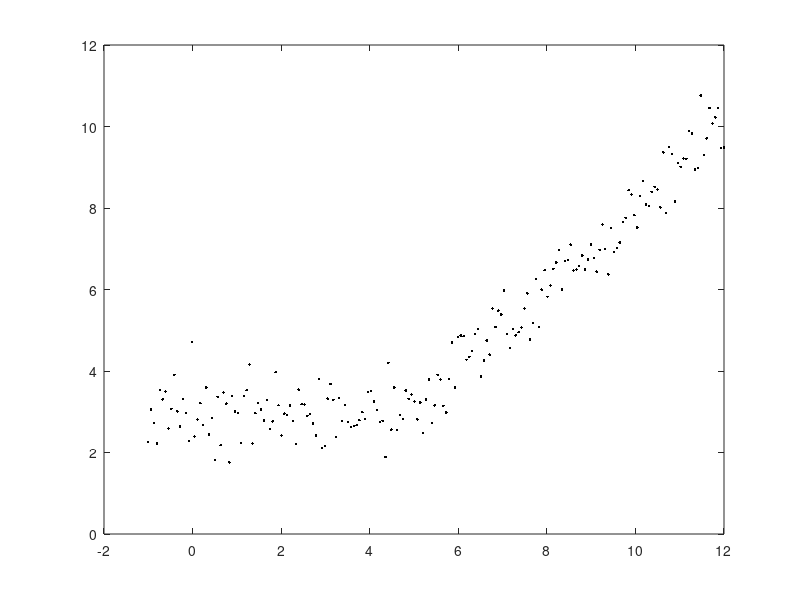

The MATLAB source for this figure: (Note: this script raises an error after producing the figure.)
%% Single Variable tropical rational function fitting tests
% Section 1: Fitting Tropical line Using alternating method
% Section 2: Fitting Tropical rational function using alternating method
% Section 3: Fitting sine curve using alternating method
% Section 4: Fitting sine curve using gradient approximation

%% Section 1: Piecewise linear function
x = linspace(-1,12,200); 
y = max(x-2,3);
x = x'; y = y'; 
y1 = y + 0.5*randn(size(y));

figure(1)
plot(x,y1,'k.')
hold on
for max_iter = [1 5 25]
    [num_coeffs, den_coeffs] = trop_rat_fit(x,y1,max_iter,2);
    fit = trop_polyval(x,num_coeffs) - trop_polyval(x,den_coeffs);
    plot(x,fit);
end
title('Approximation of a Tropical Line')
legend('data','iter = 1', 'iter = 5', 'iter = 25','Location','northwest')
hold off

%% Section 2: Tropical Rational function
y = max(x+2,4) - max(x-3,1); y3 = y + 0.25*randn(size(y));

figure(2)
plot(x,y3,'k.')
hold on
for max_iter = [1 5 25]
    [num_coeffs, den_coeffs] = trop_rat_fit(x,y3,max_iter,15);
    fit = trop_polyval(x,num_coeffs) - trop_polyval(x,den_coeffs);
    plot(x,fit);
end
title('Approximation of a Tropical Rational Function')
legend('data','iter = 1', 'iter = 5', 'iter = 25')
hold off


%% Section 3: Sine
y = sin(x); y2 = y + 0.1*randn(size(y)); 

figure(3) %plot first few iterations
plot(x,y2,'k.')
hold on
for max_iter = [1 5 25]
    [num_coeffs, den_coeffs] = trop_rat_fit(x,y2,max_iter,16);
    fit = trop_polyval(x,num_coeffs) - trop_polyval(x,den_coeffs);
    plot(x,fit);
end
legend('data','iter = 1', 'iter = 5', 'iter = 25')
title('Degree 16 rational fit--Alternating Scheme')
hold off

figure(4)
plot(x,y2,'k.')
hold on

%Many iterations/degree 16
maxiter = 1250;
d = 16;

%compute fit
[num_coeffs, den_coeffs,err, L2_err,update_norm,l2_loss_grad] = trop_rat_fit(x,y2,maxiter,d);
fit = trop_polyval(x,num_coeffs) - trop_polyval(x,den_coeffs);

plot(x,fit,'b');
title('Degree 16 rational fit--Alternating Scheme')
legend('data','degree 16 fit')
hold off

figure(5)
semilogy(1:maxiter,err,'k')
hold on
semilogy(1:maxiter,L2_err,'b')
semilogy(1:maxiter,update_norm,'r')
title('Error for Degree 16')
xlabel('Iteration')
ylabel('Error (log scale)')
legend('\infty norm','2 norm','norm of update')
hold off



%% Section 4: L2 norm minimization
x = linspace(-1,12,200); x = x';
y = sin(x); y2 = y + 0.1*randn(size(y));

maxiter = 5000;
d = 16; 

[num_coeffs,den_coeffs, err, grad] = trop_rat_2_fit(x,y,maxiter,d);
figure(6)
plot(x,y2,'k.')
hold on
fit = trop_polyval(x,num_coeffs) - trop_polyval(x,den_coeffs);
plot(x,fit,'b')
title('Degree 16 rational fit--Gradient approximation')
hold off

figure(7)
semilogy(1:numel(err), err)
hold on
semilogy(1:numel(grad),grad)
title('Error in fit via Gradient approximation')
legend('Square L2 error','Gradient Norm')
hold off








